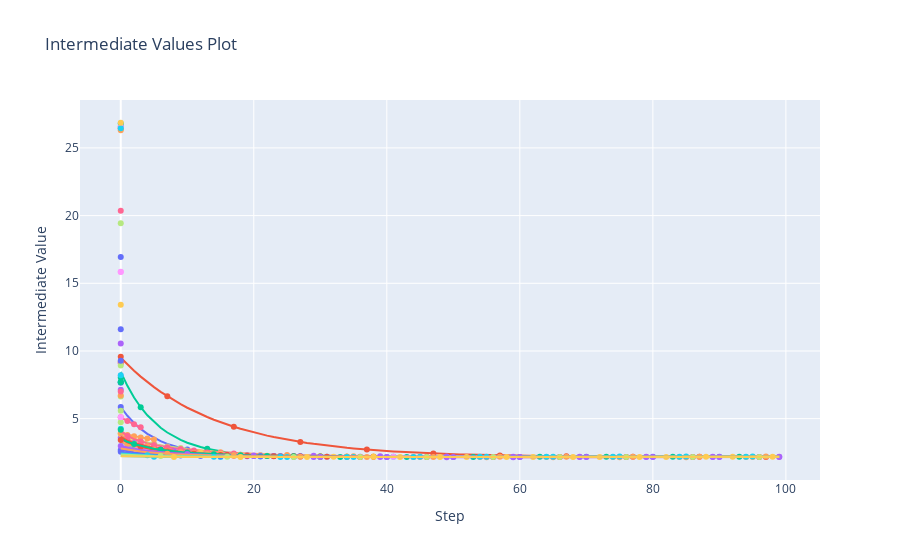

Write notebook code for a chart like this one.
### Code cell
from optuna.visualization import plot_contour
from optuna.visualization import plot_edf
from optuna.visualization import plot_intermediate_values
from optuna.visualization import plot_optimization_history
from optuna.visualization import plot_parallel_coordinate
from optuna.visualization import plot_param_importances
from optuna.visualization import plot_slice


plot_intermediate_values(study)
